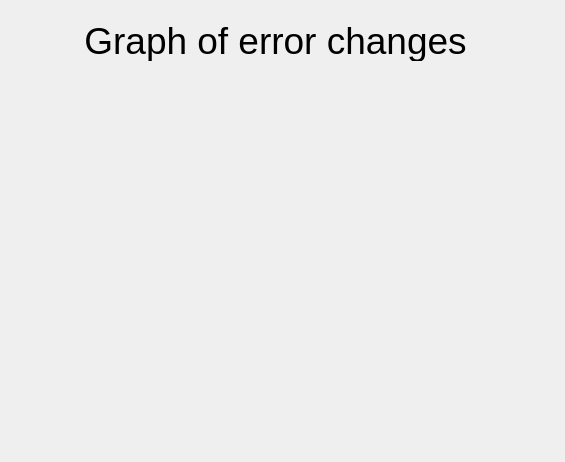
<?xml version="1.0" encoding="UTF-8"?>
<ui version="4.0">
 <class>Report</class>
 <widget class="QWidget" name="Report">
  <property name="geometry">
   <rect>
    <x>0</x>
    <y>0</y>
    <width>565</width>
    <height>462</height>
   </rect>
  </property>
  <property name="minimumSize">
   <size>
    <width>565</width>
    <height>462</height>
   </size>
  </property>
  <property name="maximumSize">
   <size>
    <width>565</width>
    <height>462</height>
   </size>
  </property>
  <property name="windowTitle">
   <string>Error report</string>
  </property>
  <property name="styleSheet">
   <string notr="true">
background-color: rgb(239, 239, 239);</string>
  </property>
  <widget class="QLabel" name="label">
   <property name="geometry">
    <rect>
     <x>10</x>
     <y>20</y>
     <width>531</width>
     <height>41</height>
    </rect>
   </property>
   <property name="font">
    <font>
     <family>Helvetica</family>
     <pointsize>28</pointsize>
    </font>
   </property>
   <property name="styleSheet">
    <string notr="true">color: black;</string>
   </property>
   <property name="text">
    <string>Graph of error changes</string>
   </property>
   <property name="alignment">
    <set>Qt::AlignCenter</set>
   </property>
  </widget>
  <widget class="QCustomPlot" name="widget" native="true">
   <property name="geometry">
    <rect>
     <x>20</x>
     <y>90</y>
     <width>521</width>
     <height>361</height>
    </rect>
   </property>
  </widget>
 </widget>
 <customwidgets>
  <customwidget>
   <class>QCustomPlot</class>
   <extends>QWidget</extends>
   <header location="global">view/qcustomplot.h</header>
   <container>1</container>
  </customwidget>
 </customwidgets>
 <resources/>
 <connections/>
</ui>
